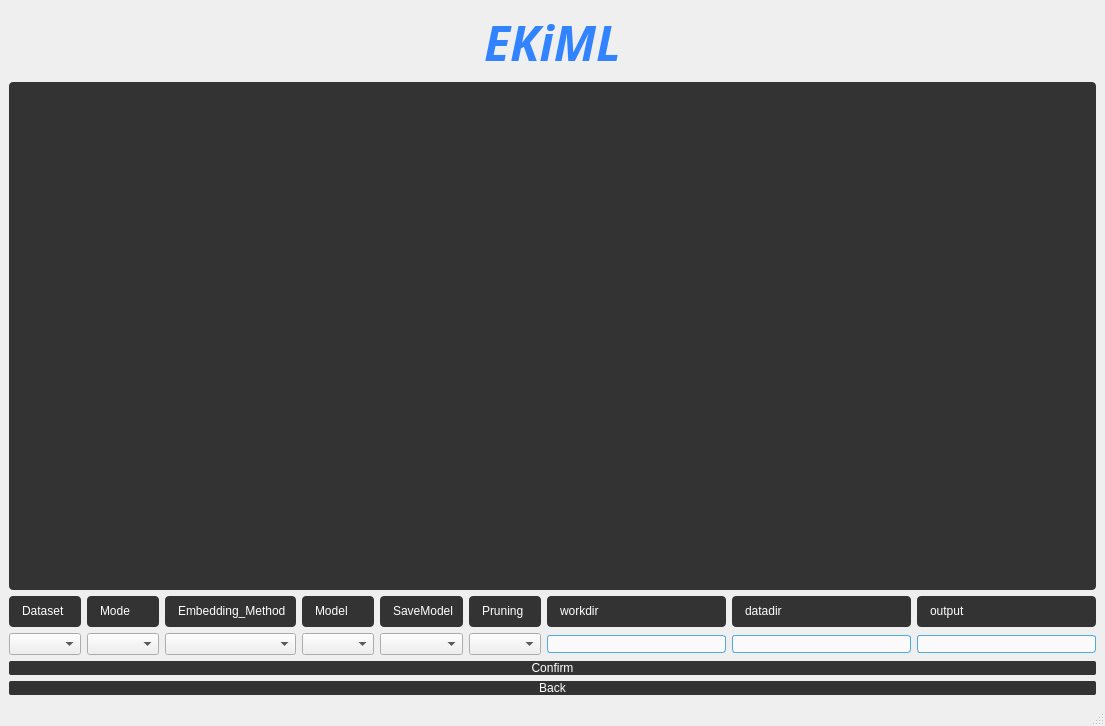
<?xml version="1.0" encoding="UTF-8"?>
<ui version="4.0">
 <class>EKiML</class>
 <widget class="QMainWindow" name="EKiML">
  <property name="geometry">
   <rect>
    <x>0</x>
    <y>0</y>
    <width>1105</width>
    <height>726</height>
   </rect>
  </property>
  <property name="windowTitle">
   <string>EKiML</string>
  </property>
  <widget class="QWidget" name="centralwidget">
   <layout class="QGridLayout" name="gridLayout_2">
    <item row="4" column="0">
     <widget class="QPushButton" name="pushButton">
      <property name="styleSheet">
       <string notr="true">QPushButton:focus{outline: none;}
QPushButton
{
    color: white;
    border:hide;
    border-radius:2px;
    padding:0px 0px;
    background-color: rgb(51,51,51);
}
QPushButton:!enabled
{
    color: gray;
    border:hide;
    border-radius:2px;
    padding:0px 0px;
    background-color: rgb(100,100,100);
}
QPushButton:pressed
{
    background-color:rgb(200 , 200 , 200);
    padding-left:2px;
    padding-top:2px;
}</string>
      </property>
      <property name="text">
       <string>Confirm</string>
      </property>
     </widget>
    </item>
    <item row="3" column="0">
     <layout class="QGridLayout" name="gridLayout">
      <item row="0" column="3">
       <widget class="QLabel" name="label_Model">
        <property name="styleSheet">
         <string notr="true">color: white;
background-color:rgb(51,51,51);
border:hide;
border-radius:4px;
padding-left: 10px;
padding-top: 8px;
padding-right: 7px;
padding-bottom: 9px;</string>
        </property>
        <property name="text">
         <string>Model</string>
        </property>
       </widget>
      </item>
      <item row="0" column="4">
       <widget class="QLabel" name="label_SaveModel">
        <property name="styleSheet">
         <string notr="true">color: white;
background-color:rgb(51,51,51);
border:hide;
border-radius:4px;
padding-left: 10px;
padding-top: 8px;
padding-right: 7px;
padding-bottom: 9px;</string>
        </property>
        <property name="text">
         <string>SaveModel</string>
        </property>
       </widget>
      </item>
      <item row="0" column="8">
       <widget class="QLabel" name="label_output">
        <property name="styleSheet">
         <string notr="true">color: white;
background-color:rgb(51,51,51);
border:hide;
border-radius:4px;
padding-left: 10px;
padding-top: 8px;
padding-right: 7px;
padding-bottom: 9px;</string>
        </property>
        <property name="text">
         <string>output</string>
        </property>
       </widget>
      </item>
      <item row="0" column="1">
       <widget class="QLabel" name="label_Mode">
        <property name="styleSheet">
         <string notr="true">color: white;
background-color:rgb(51,51,51);
border:hide;
border-radius:4px;
padding-left: 10px;
padding-top: 8px;
padding-right: 7px;
padding-bottom: 9px;</string>
        </property>
        <property name="text">
         <string>Mode</string>
        </property>
       </widget>
      </item>
      <item row="0" column="5">
       <widget class="QLabel" name="label_Pruning">
        <property name="styleSheet">
         <string notr="true">color: white;
background-color:rgb(51,51,51);
border:hide;
border-radius:4px;
padding-left: 10px;
padding-top: 8px;
padding-right: 7px;
padding-bottom: 9px;</string>
        </property>
        <property name="text">
         <string>Pruning</string>
        </property>
       </widget>
      </item>
      <item row="0" column="0">
       <widget class="QLabel" name="label_Dataset">
        <property name="styleSheet">
         <string notr="true">color: white;
background-color:rgb(51,51,51);
border:hide;
border-radius:4px;
padding-left: 10px;
padding-top: 8px;
padding-right: 7px;
padding-bottom: 9px;</string>
        </property>
        <property name="text">
         <string>Dataset</string>
        </property>
       </widget>
      </item>
      <item row="0" column="2">
       <widget class="QLabel" name="label_Embedding_Method">
        <property name="styleSheet">
         <string notr="true">color: white;
background-color:rgb(51,51,51);
border:hide;
border-radius:4px;
padding-left: 10px;
padding-top: 8px;
padding-right: 7px;
padding-bottom: 9px;</string>
        </property>
        <property name="text">
         <string>Embedding_Method</string>
        </property>
       </widget>
      </item>
      <item row="1" column="0">
       <widget class="QComboBox" name="comboBox_Dataset"/>
      </item>
      <item row="1" column="1">
       <widget class="QComboBox" name="comboBox_Mode"/>
      </item>
      <item row="1" column="2">
       <widget class="QComboBox" name="comboBox_Embedding_Method"/>
      </item>
      <item row="1" column="3">
       <widget class="QComboBox" name="comboBox_Model"/>
      </item>
      <item row="1" column="4">
       <widget class="QComboBox" name="comboBox_SaveModel"/>
      </item>
      <item row="1" column="5">
       <widget class="QComboBox" name="comboBox_Pruning"/>
      </item>
      <item row="1" column="8">
       <widget class="QLineEdit" name="lineEdit_output">
        <property name="styleSheet">
         <string notr="true">border:1px solid rgb(79,170,227);border-radius:3px;margin:0;background-color:rgb(250,250,250);color: rgb(106,106,106);
</string>
        </property>
       </widget>
      </item>
      <item row="0" column="6">
       <widget class="QLabel" name="label_workdir">
        <property name="styleSheet">
         <string notr="true">color: white;
background-color:rgb(51,51,51);
border:hide;
border-radius:4px;
padding-left: 10px;
padding-top: 8px;
padding-right: 7px;
padding-bottom: 9px;</string>
        </property>
        <property name="text">
         <string>workdir</string>
        </property>
       </widget>
      </item>
      <item row="1" column="6">
       <widget class="QLineEdit" name="lineEdit_workdir">
        <property name="styleSheet">
         <string notr="true">border:1px solid rgb(79,170,227);border-radius:3px;margin:0;background-color:rgb(250,250,250);color: rgb(106,106,106);
</string>
        </property>
       </widget>
      </item>
      <item row="0" column="7">
       <widget class="QLabel" name="label_datadir">
        <property name="styleSheet">
         <string notr="true">color: white;
background-color:rgb(51,51,51);
border:hide;
border-radius:4px;
padding-left: 10px;
padding-top: 8px;
padding-right: 7px;
padding-bottom: 9px;</string>
        </property>
        <property name="text">
         <string>datadir</string>
        </property>
       </widget>
      </item>
      <item row="1" column="7">
       <widget class="QLineEdit" name="lineEdit_datadir">
        <property name="styleSheet">
         <string notr="true">border:1px solid rgb(79,170,227);border-radius:3px;margin:0;background-color:rgb(250,250,250);color: rgb(106,106,106);
</string>
        </property>
       </widget>
      </item>
     </layout>
    </item>
    <item row="0" column="0">
     <widget class="QLabel" name="label">
      <property name="font">
       <font>
        <family>Avenir Next</family>
        <pointsize>36</pointsize>
        <weight>75</weight>
        <italic>true</italic>
        <bold>true</bold>
       </font>
      </property>
      <property name="styleSheet">
       <string notr="true">color:rgb(49, 131, 255)</string>
      </property>
      <property name="text">
       <string>EKiML</string>
      </property>
      <property name="alignment">
       <set>Qt::AlignCenter</set>
      </property>
     </widget>
    </item>
    <item row="6" column="0">
     <widget class="QPushButton" name="pushButton_back">
      <property name="styleSheet">
       <string notr="true">QPushButton:focus{outline: none;}
QPushButton
{
    color: white;
    border:hide;
    border-radius:2px;
    padding:0px 0px;
    background-color: rgb(51,51,51);
}
QPushButton:!enabled
{
    color: gray;
    border:hide;
    border-radius:2px;
    padding:0px 0px;
    background-color: rgb(100,100,100);
}
QPushButton:pressed
{
    background-color:rgb(200 , 200 , 200);
    padding-left:2px;
    padding-top:2px;
}</string>
      </property>
      <property name="text">
       <string>Back</string>
      </property>
     </widget>
    </item>
    <item row="1" column="0">
     <widget class="QTextEdit" name="textEdit">
      <property name="styleSheet">
       <string notr="true">color: white;
background-color:rgb(51,51,51);
border:hide;
border-radius:4px;
padding-left: 10px;
padding-top: 8px;
padding-right: 7px;
padding-bottom: 9px;</string>
      </property>
      <property name="readOnly">
       <bool>true</bool>
      </property>
     </widget>
    </item>
   </layout>
  </widget>
  <widget class="QMenuBar" name="menubar">
   <property name="geometry">
    <rect>
     <x>0</x>
     <y>0</y>
     <width>1105</width>
     <height>22</height>
    </rect>
   </property>
  </widget>
  <widget class="QStatusBar" name="statusbar"/>
 </widget>
 <resources/>
 <connections/>
</ui>
